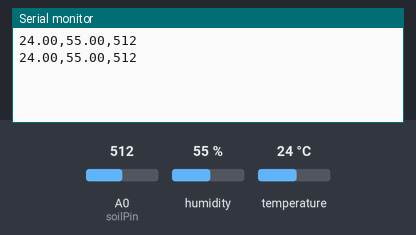
Bench run of a sketch on a simulated Arduino Uno, built with avr-gcc and run on an emulated ATmega328P. Parts: the last lines printed to the serial monitor. Inputs (shaded band) come from the test bench; at power-on: humidity 55 %, A0 (soilPin) = 512, temperature 24 °C.

Above: at 2.8 s.
2.9 s: humidity set to 22 %
At 4.8 s:
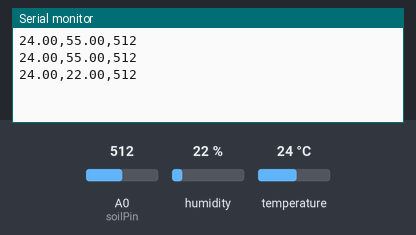
5.6 s: A0 (soilPin) set to 716
At 6.6 s:
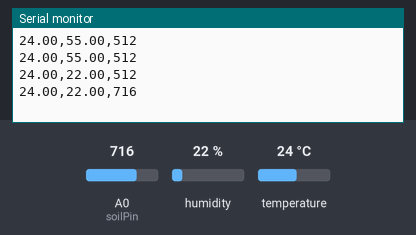
8.3 s: temperature set to 12 °C
At 10.8 s:
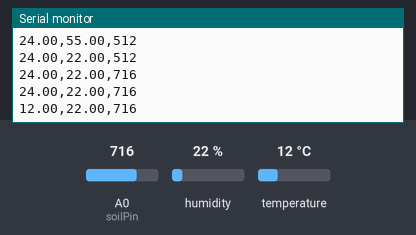
11.0 s: A0 (soilPin) set to 900
At 13.1 s:
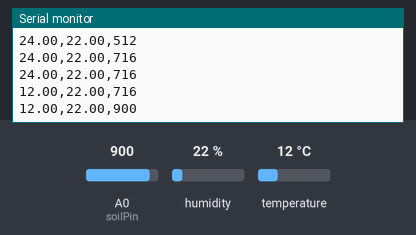
13.7 s: humidity set to 40 %
At 14.8 s:
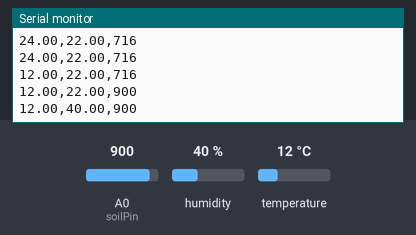
Timing chart, 0 to 16.7 s (numbered marks = the images above; inputs shaded):
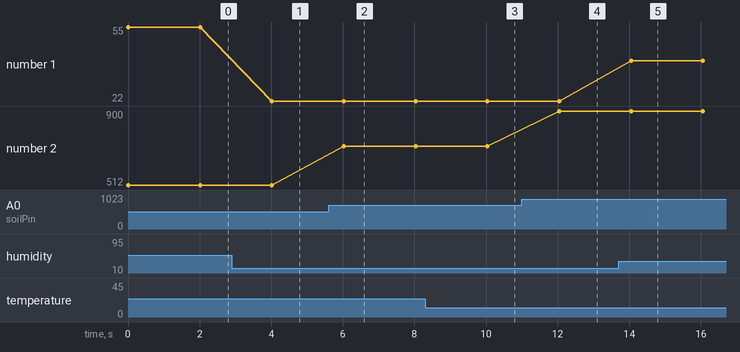

The sketch:

ARDUINO_SENSOR_NODE.ino
```cpp
#include <DHT.h>

#define DHTPIN 2
#define DHTTYPE DHT22

DHT dht(DHTPIN, DHTTYPE);

int soilPin = A0;

void setup() {
  Serial.begin(9600);
  dht.begin();
}

void loop() {
  float temp = dht.readTemperature();
  float hum = dht.readHumidity();
  int soil = analogRead(soilPin);

  if (isnan(temp) || isnan(hum)) {
    return;
  }

  Serial.print(temp);
  Serial.print(",");
  Serial.print(hum);
  Serial.print(",");
  Serial.println(soil);

  delay(2000);
}
```

Measured:
- after the input at 2.9 s, the serial monitor: prints a new line after 1.1 s (image 1)
- after the input at 5.6 s, the serial monitor: prints a new line after 0.43 s (image 2)
- after the input at 8.3 s, the serial monitor: prints a new line after 1.7 s (image 3)
- after the input at 11.0 s, the serial monitor: prints a new line after 1.0 s (image 4)
- after the input at 13.7 s, the serial monitor: prints a new line after 0.35 s (image 5)
- plotted number 1: 55 → 22 after the input at 2.9 s, 22 → 40 after the input at 13.7 s
- plotted number 2: 512 → 716 after the input at 5.6 s, 716 → 900 after the input at 11.0 s
